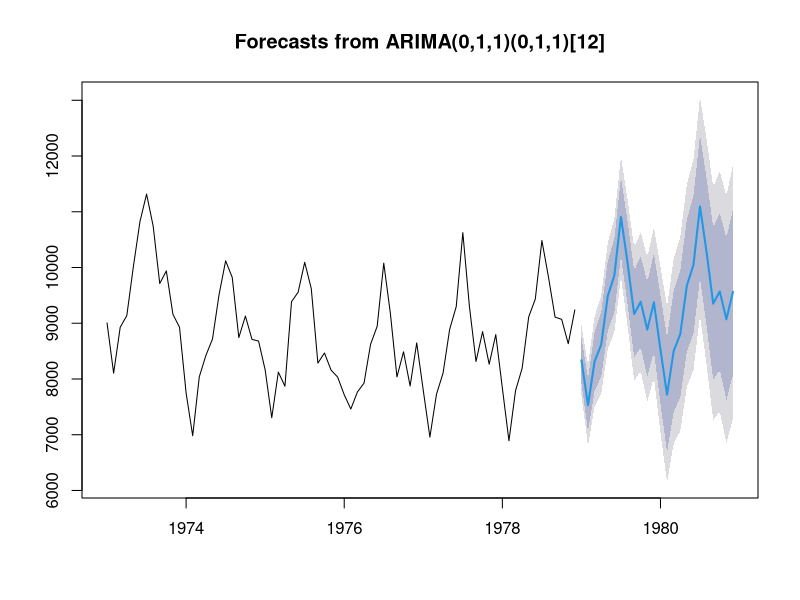

Write the R code that produced this figure.
#!/usr/bin/env Rscript
performPrediction <- function(){
	fit <- auto.arima(USAccDeaths)
	print(fit)
	pdf("USAccDeaths_ets.pdf")
	plot(forecast(fit))
	dev.off() 
}

library('forecast')
performPrediction()
